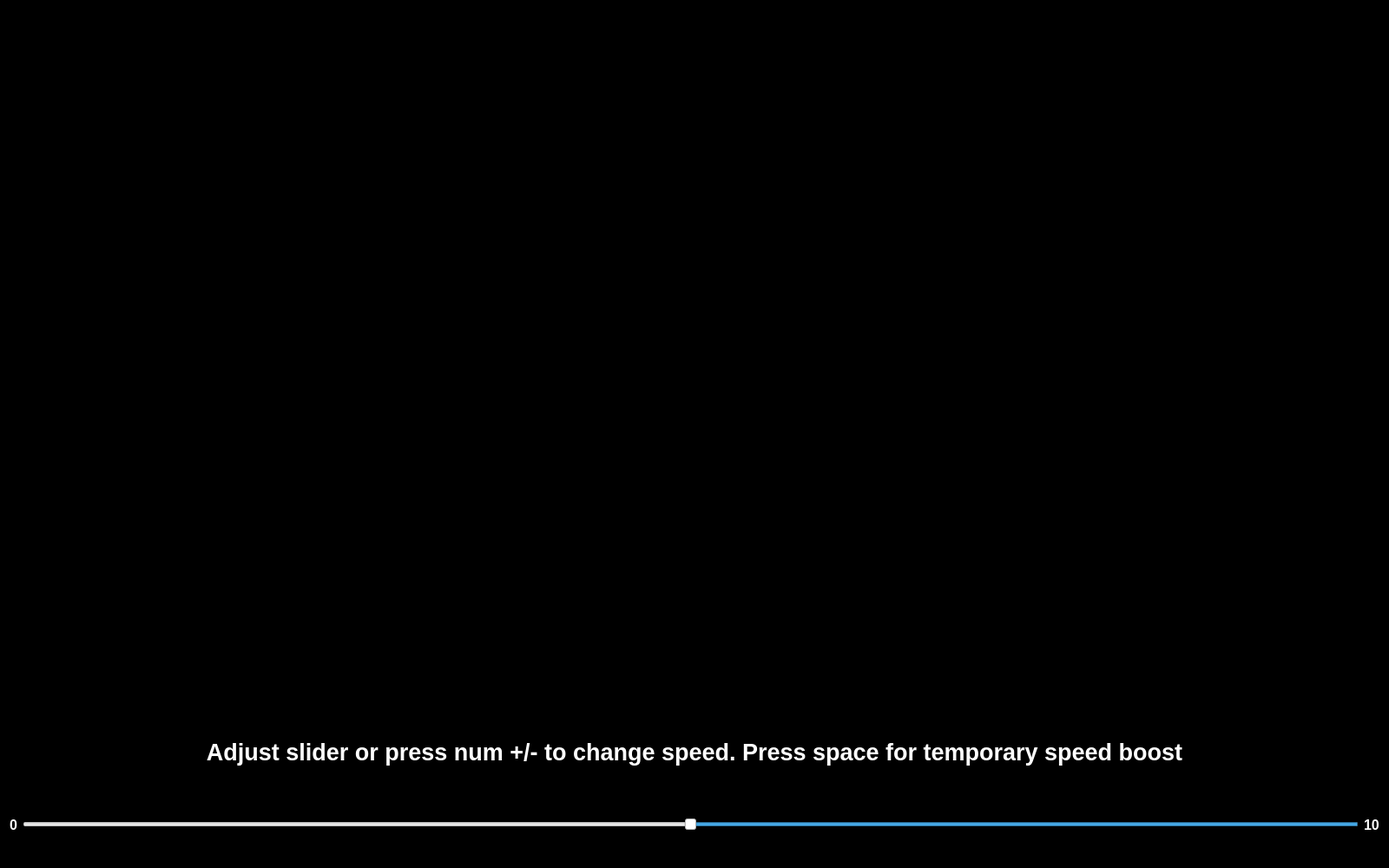
<?xml version="1.0" encoding="UTF-8"?>
<ui version="4.0">
 <class>GameWindow</class>
 <widget class="QMainWindow" name="GameWindow">
  <property name="geometry">
   <rect>
    <x>0</x>
    <y>0</y>
    <width>1600</width>
    <height>1000</height>
   </rect>
  </property>
  <property name="sizePolicy">
   <sizepolicy hsizetype="Preferred" vsizetype="Preferred">
    <horstretch>0</horstretch>
    <verstretch>0</verstretch>
   </sizepolicy>
  </property>
  <property name="minimumSize">
   <size>
    <width>1600</width>
    <height>1000</height>
   </size>
  </property>
  <property name="palette">
   <palette>
    <active>
     <colorrole role="WindowText">
      <brush brushstyle="SolidPattern">
       <color alpha="255">
        <red>255</red>
        <green>255</green>
        <blue>255</blue>
       </color>
      </brush>
     </colorrole>
     <colorrole role="Button">
      <brush brushstyle="SolidPattern">
       <color alpha="255">
        <red>0</red>
        <green>0</green>
        <blue>0</blue>
       </color>
      </brush>
     </colorrole>
     <colorrole role="Light">
      <brush brushstyle="SolidPattern">
       <color alpha="255">
        <red>0</red>
        <green>0</green>
        <blue>0</blue>
       </color>
      </brush>
     </colorrole>
     <colorrole role="Midlight">
      <brush brushstyle="SolidPattern">
       <color alpha="255">
        <red>0</red>
        <green>0</green>
        <blue>0</blue>
       </color>
      </brush>
     </colorrole>
     <colorrole role="Dark">
      <brush brushstyle="SolidPattern">
       <color alpha="255">
        <red>0</red>
        <green>0</green>
        <blue>0</blue>
       </color>
      </brush>
     </colorrole>
     <colorrole role="Mid">
      <brush brushstyle="SolidPattern">
       <color alpha="255">
        <red>0</red>
        <green>0</green>
        <blue>0</blue>
       </color>
      </brush>
     </colorrole>
     <colorrole role="Text">
      <brush brushstyle="SolidPattern">
       <color alpha="255">
        <red>255</red>
        <green>255</green>
        <blue>255</blue>
       </color>
      </brush>
     </colorrole>
     <colorrole role="BrightText">
      <brush brushstyle="SolidPattern">
       <color alpha="255">
        <red>255</red>
        <green>255</green>
        <blue>255</blue>
       </color>
      </brush>
     </colorrole>
     <colorrole role="ButtonText">
      <brush brushstyle="SolidPattern">
       <color alpha="255">
        <red>255</red>
        <green>255</green>
        <blue>255</blue>
       </color>
      </brush>
     </colorrole>
     <colorrole role="Base">
      <brush brushstyle="SolidPattern">
       <color alpha="255">
        <red>0</red>
        <green>0</green>
        <blue>0</blue>
       </color>
      </brush>
     </colorrole>
     <colorrole role="Window">
      <brush brushstyle="SolidPattern">
       <color alpha="255">
        <red>0</red>
        <green>0</green>
        <blue>0</blue>
       </color>
      </brush>
     </colorrole>
     <colorrole role="Shadow">
      <brush brushstyle="SolidPattern">
       <color alpha="255">
        <red>0</red>
        <green>0</green>
        <blue>0</blue>
       </color>
      </brush>
     </colorrole>
     <colorrole role="AlternateBase">
      <brush brushstyle="SolidPattern">
       <color alpha="255">
        <red>0</red>
        <green>0</green>
        <blue>0</blue>
       </color>
      </brush>
     </colorrole>
     <colorrole role="ToolTipBase">
      <brush brushstyle="SolidPattern">
       <color alpha="255">
        <red>255</red>
        <green>255</green>
        <blue>220</blue>
       </color>
      </brush>
     </colorrole>
     <colorrole role="ToolTipText">
      <brush brushstyle="SolidPattern">
       <color alpha="255">
        <red>0</red>
        <green>0</green>
        <blue>0</blue>
       </color>
      </brush>
     </colorrole>
     <colorrole role="PlaceholderText">
      <brush brushstyle="SolidPattern">
       <color alpha="128">
        <red>255</red>
        <green>255</green>
        <blue>255</blue>
       </color>
      </brush>
     </colorrole>
    </active>
    <inactive>
     <colorrole role="WindowText">
      <brush brushstyle="SolidPattern">
       <color alpha="255">
        <red>255</red>
        <green>255</green>
        <blue>255</blue>
       </color>
      </brush>
     </colorrole>
     <colorrole role="Button">
      <brush brushstyle="SolidPattern">
       <color alpha="255">
        <red>0</red>
        <green>0</green>
        <blue>0</blue>
       </color>
      </brush>
     </colorrole>
     <colorrole role="Light">
      <brush brushstyle="SolidPattern">
       <color alpha="255">
        <red>0</red>
        <green>0</green>
        <blue>0</blue>
       </color>
      </brush>
     </colorrole>
     <colorrole role="Midlight">
      <brush brushstyle="SolidPattern">
       <color alpha="255">
        <red>0</red>
        <green>0</green>
        <blue>0</blue>
       </color>
      </brush>
     </colorrole>
     <colorrole role="Dark">
      <brush brushstyle="SolidPattern">
       <color alpha="255">
        <red>0</red>
        <green>0</green>
        <blue>0</blue>
       </color>
      </brush>
     </colorrole>
     <colorrole role="Mid">
      <brush brushstyle="SolidPattern">
       <color alpha="255">
        <red>0</red>
        <green>0</green>
        <blue>0</blue>
       </color>
      </brush>
     </colorrole>
     <colorrole role="Text">
      <brush brushstyle="SolidPattern">
       <color alpha="255">
        <red>255</red>
        <green>255</green>
        <blue>255</blue>
       </color>
      </brush>
     </colorrole>
     <colorrole role="BrightText">
      <brush brushstyle="SolidPattern">
       <color alpha="255">
        <red>255</red>
        <green>255</green>
        <blue>255</blue>
       </color>
      </brush>
     </colorrole>
     <colorrole role="ButtonText">
      <brush brushstyle="SolidPattern">
       <color alpha="255">
        <red>255</red>
        <green>255</green>
        <blue>255</blue>
       </color>
      </brush>
     </colorrole>
     <colorrole role="Base">
      <brush brushstyle="SolidPattern">
       <color alpha="255">
        <red>0</red>
        <green>0</green>
        <blue>0</blue>
       </color>
      </brush>
     </colorrole>
     <colorrole role="Window">
      <brush brushstyle="SolidPattern">
       <color alpha="255">
        <red>0</red>
        <green>0</green>
        <blue>0</blue>
       </color>
      </brush>
     </colorrole>
     <colorrole role="Shadow">
      <brush brushstyle="SolidPattern">
       <color alpha="255">
        <red>0</red>
        <green>0</green>
        <blue>0</blue>
       </color>
      </brush>
     </colorrole>
     <colorrole role="AlternateBase">
      <brush brushstyle="SolidPattern">
       <color alpha="255">
        <red>0</red>
        <green>0</green>
        <blue>0</blue>
       </color>
      </brush>
     </colorrole>
     <colorrole role="ToolTipBase">
      <brush brushstyle="SolidPattern">
       <color alpha="255">
        <red>255</red>
        <green>255</green>
        <blue>220</blue>
       </color>
      </brush>
     </colorrole>
     <colorrole role="ToolTipText">
      <brush brushstyle="SolidPattern">
       <color alpha="255">
        <red>0</red>
        <green>0</green>
        <blue>0</blue>
       </color>
      </brush>
     </colorrole>
     <colorrole role="PlaceholderText">
      <brush brushstyle="SolidPattern">
       <color alpha="128">
        <red>255</red>
        <green>255</green>
        <blue>255</blue>
       </color>
      </brush>
     </colorrole>
    </inactive>
    <disabled>
     <colorrole role="WindowText">
      <brush brushstyle="SolidPattern">
       <color alpha="255">
        <red>0</red>
        <green>0</green>
        <blue>0</blue>
       </color>
      </brush>
     </colorrole>
     <colorrole role="Button">
      <brush brushstyle="SolidPattern">
       <color alpha="255">
        <red>0</red>
        <green>0</green>
        <blue>0</blue>
       </color>
      </brush>
     </colorrole>
     <colorrole role="Light">
      <brush brushstyle="SolidPattern">
       <color alpha="255">
        <red>0</red>
        <green>0</green>
        <blue>0</blue>
       </color>
      </brush>
     </colorrole>
     <colorrole role="Midlight">
      <brush brushstyle="SolidPattern">
       <color alpha="255">
        <red>0</red>
        <green>0</green>
        <blue>0</blue>
       </color>
      </brush>
     </colorrole>
     <colorrole role="Dark">
      <brush brushstyle="SolidPattern">
       <color alpha="255">
        <red>0</red>
        <green>0</green>
        <blue>0</blue>
       </color>
      </brush>
     </colorrole>
     <colorrole role="Mid">
      <brush brushstyle="SolidPattern">
       <color alpha="255">
        <red>0</red>
        <green>0</green>
        <blue>0</blue>
       </color>
      </brush>
     </colorrole>
     <colorrole role="Text">
      <brush brushstyle="SolidPattern">
       <color alpha="255">
        <red>0</red>
        <green>0</green>
        <blue>0</blue>
       </color>
      </brush>
     </colorrole>
     <colorrole role="BrightText">
      <brush brushstyle="SolidPattern">
       <color alpha="255">
        <red>255</red>
        <green>255</green>
        <blue>255</blue>
       </color>
      </brush>
     </colorrole>
     <colorrole role="ButtonText">
      <brush brushstyle="SolidPattern">
       <color alpha="255">
        <red>0</red>
        <green>0</green>
        <blue>0</blue>
       </color>
      </brush>
     </colorrole>
     <colorrole role="Base">
      <brush brushstyle="SolidPattern">
       <color alpha="255">
        <red>0</red>
        <green>0</green>
        <blue>0</blue>
       </color>
      </brush>
     </colorrole>
     <colorrole role="Window">
      <brush brushstyle="SolidPattern">
       <color alpha="255">
        <red>0</red>
        <green>0</green>
        <blue>0</blue>
       </color>
      </brush>
     </colorrole>
     <colorrole role="Shadow">
      <brush brushstyle="SolidPattern">
       <color alpha="255">
        <red>0</red>
        <green>0</green>
        <blue>0</blue>
       </color>
      </brush>
     </colorrole>
     <colorrole role="AlternateBase">
      <brush brushstyle="SolidPattern">
       <color alpha="255">
        <red>0</red>
        <green>0</green>
        <blue>0</blue>
       </color>
      </brush>
     </colorrole>
     <colorrole role="ToolTipBase">
      <brush brushstyle="SolidPattern">
       <color alpha="255">
        <red>255</red>
        <green>255</green>
        <blue>220</blue>
       </color>
      </brush>
     </colorrole>
     <colorrole role="ToolTipText">
      <brush brushstyle="SolidPattern">
       <color alpha="255">
        <red>0</red>
        <green>0</green>
        <blue>0</blue>
       </color>
      </brush>
     </colorrole>
     <colorrole role="PlaceholderText">
      <brush brushstyle="SolidPattern">
       <color alpha="128">
        <red>255</red>
        <green>255</green>
        <blue>255</blue>
       </color>
      </brush>
     </colorrole>
    </disabled>
   </palette>
  </property>
  <property name="windowTitle">
   <string>MainWindow</string>
  </property>
  <widget class="QWidget" name="centralWidget">
   <property name="sizePolicy">
    <sizepolicy hsizetype="Preferred" vsizetype="Preferred">
     <horstretch>0</horstretch>
     <verstretch>0</verstretch>
    </sizepolicy>
   </property>
   <layout class="QVBoxLayout" name="verticalLayout_3">
    <item>
     <layout class="QVBoxLayout" name="verticalLayout_2">
      <item>
       <widget class="QGraphicsView" name="m_GraphicsView">
        <property name="enabled">
         <bool>true</bool>
        </property>
        <property name="sizePolicy">
         <sizepolicy hsizetype="Preferred" vsizetype="Preferred">
          <horstretch>0</horstretch>
          <verstretch>0</verstretch>
         </sizepolicy>
        </property>
        <property name="minimumSize">
         <size>
          <width>1560</width>
          <height>810</height>
         </size>
        </property>
        <property name="frameShape">
         <enum>QFrame::NoFrame</enum>
        </property>
        <property name="frameShadow">
         <enum>QFrame::Plain</enum>
        </property>
       </widget>
      </item>
      <item>
       <layout class="QVBoxLayout" name="verticalLayout">
        <item>
         <widget class="QLabel" name="m_SpeedSliderLabel">
          <property name="font">
           <font>
            <family>Arial</family>
            <pointsize>20</pointsize>
            <weight>75</weight>
            <bold>true</bold>
           </font>
          </property>
          <property name="text">
           <string>Adjust slider or press num +/- to change speed. Press space for temporary speed boost</string>
          </property>
          <property name="alignment">
           <set>Qt::AlignCenter</set>
          </property>
         </widget>
        </item>
        <item>
         <layout class="QHBoxLayout" name="horizontalLayout">
          <property name="spacing">
           <number>6</number>
          </property>
          <property name="sizeConstraint">
           <enum>QLayout::SetDefaultConstraint</enum>
          </property>
          <item>
           <widget class="QLabel" name="m_MinSpeedLabel">
            <property name="sizePolicy">
             <sizepolicy hsizetype="Maximum" vsizetype="Preferred">
              <horstretch>0</horstretch>
              <verstretch>0</verstretch>
             </sizepolicy>
            </property>
            <property name="font">
             <font>
              <pointsize>12</pointsize>
              <weight>75</weight>
              <bold>true</bold>
             </font>
            </property>
            <property name="text">
             <string>0</string>
            </property>
           </widget>
          </item>
          <item>
           <widget class="QSlider" name="m_SpeedHorizontalSlider">
            <property name="enabled">
             <bool>true</bool>
            </property>
            <property name="sizePolicy">
             <sizepolicy hsizetype="Minimum" vsizetype="Fixed">
              <horstretch>0</horstretch>
              <verstretch>0</verstretch>
             </sizepolicy>
            </property>
            <property name="sizeIncrement">
             <size>
              <width>0</width>
              <height>0</height>
             </size>
            </property>
            <property name="palette">
             <palette>
              <active>
               <colorrole role="WindowText">
                <brush brushstyle="SolidPattern">
                 <color alpha="255">
                  <red>0</red>
                  <green>0</green>
                  <blue>0</blue>
                 </color>
                </brush>
               </colorrole>
               <colorrole role="Button">
                <brush brushstyle="SolidPattern">
                 <color alpha="255">
                  <red>255</red>
                  <green>255</green>
                  <blue>255</blue>
                 </color>
                </brush>
               </colorrole>
               <colorrole role="Light">
                <brush brushstyle="SolidPattern">
                 <color alpha="255">
                  <red>255</red>
                  <green>255</green>
                  <blue>255</blue>
                 </color>
                </brush>
               </colorrole>
               <colorrole role="Midlight">
                <brush brushstyle="SolidPattern">
                 <color alpha="255">
                  <red>255</red>
                  <green>255</green>
                  <blue>255</blue>
                 </color>
                </brush>
               </colorrole>
               <colorrole role="Dark">
                <brush brushstyle="SolidPattern">
                 <color alpha="255">
                  <red>127</red>
                  <green>127</green>
                  <blue>127</blue>
                 </color>
                </brush>
               </colorrole>
               <colorrole role="Mid">
                <brush brushstyle="SolidPattern">
                 <color alpha="255">
                  <red>170</red>
                  <green>170</green>
                  <blue>170</blue>
                 </color>
                </brush>
               </colorrole>
               <colorrole role="Text">
                <brush brushstyle="SolidPattern">
                 <color alpha="255">
                  <red>0</red>
                  <green>0</green>
                  <blue>0</blue>
                 </color>
                </brush>
               </colorrole>
               <colorrole role="BrightText">
                <brush brushstyle="SolidPattern">
                 <color alpha="255">
                  <red>255</red>
                  <green>255</green>
                  <blue>255</blue>
                 </color>
                </brush>
               </colorrole>
               <colorrole role="ButtonText">
                <brush brushstyle="SolidPattern">
                 <color alpha="255">
                  <red>0</red>
                  <green>0</green>
                  <blue>0</blue>
                 </color>
                </brush>
               </colorrole>
               <colorrole role="Base">
                <brush brushstyle="SolidPattern">
                 <color alpha="255">
                  <red>255</red>
                  <green>255</green>
                  <blue>255</blue>
                 </color>
                </brush>
               </colorrole>
               <colorrole role="Window">
                <brush brushstyle="SolidPattern">
                 <color alpha="255">
                  <red>255</red>
                  <green>255</green>
                  <blue>255</blue>
                 </color>
                </brush>
               </colorrole>
               <colorrole role="Shadow">
                <brush brushstyle="SolidPattern">
                 <color alpha="255">
                  <red>0</red>
                  <green>0</green>
                  <blue>0</blue>
                 </color>
                </brush>
               </colorrole>
               <colorrole role="AlternateBase">
                <brush brushstyle="SolidPattern">
                 <color alpha="255">
                  <red>255</red>
                  <green>255</green>
                  <blue>255</blue>
                 </color>
                </brush>
               </colorrole>
               <colorrole role="ToolTipBase">
                <brush brushstyle="SolidPattern">
                 <color alpha="255">
                  <red>255</red>
                  <green>255</green>
                  <blue>220</blue>
                 </color>
                </brush>
               </colorrole>
               <colorrole role="ToolTipText">
                <brush brushstyle="SolidPattern">
                 <color alpha="255">
                  <red>0</red>
                  <green>0</green>
                  <blue>0</blue>
                 </color>
                </brush>
               </colorrole>
               <colorrole role="PlaceholderText">
                <brush brushstyle="SolidPattern">
                 <color alpha="128">
                  <red>0</red>
                  <green>0</green>
                  <blue>0</blue>
                 </color>
                </brush>
               </colorrole>
              </active>
              <inactive>
               <colorrole role="WindowText">
                <brush brushstyle="SolidPattern">
                 <color alpha="255">
                  <red>0</red>
                  <green>0</green>
                  <blue>0</blue>
                 </color>
                </brush>
               </colorrole>
               <colorrole role="Button">
                <brush brushstyle="SolidPattern">
                 <color alpha="255">
                  <red>255</red>
                  <green>255</green>
                  <blue>255</blue>
                 </color>
                </brush>
               </colorrole>
               <colorrole role="Light">
                <brush brushstyle="SolidPattern">
                 <color alpha="255">
                  <red>255</red>
                  <green>255</green>
                  <blue>255</blue>
                 </color>
                </brush>
               </colorrole>
               <colorrole role="Midlight">
                <brush brushstyle="SolidPattern">
                 <color alpha="255">
                  <red>255</red>
                  <green>255</green>
                  <blue>255</blue>
                 </color>
                </brush>
               </colorrole>
               <colorrole role="Dark">
                <brush brushstyle="SolidPattern">
                 <color alpha="255">
                  <red>127</red>
                  <green>127</green>
                  <blue>127</blue>
                 </color>
                </brush>
               </colorrole>
               <colorrole role="Mid">
                <brush brushstyle="SolidPattern">
                 <color alpha="255">
                  <red>170</red>
                  <green>170</green>
                  <blue>170</blue>
                 </color>
                </brush>
               </colorrole>
               <colorrole role="Text">
                <brush brushstyle="SolidPattern">
                 <color alpha="255">
                  <red>0</red>
                  <green>0</green>
                  <blue>0</blue>
                 </color>
                </brush>
               </colorrole>
               <colorrole role="BrightText">
                <brush brushstyle="SolidPattern">
                 <color alpha="255">
                  <red>255</red>
                  <green>255</green>
                  <blue>255</blue>
                 </color>
                </brush>
               </colorrole>
               <colorrole role="ButtonText">
                <brush brushstyle="SolidPattern">
                 <color alpha="255">
                  <red>0</red>
                  <green>0</green>
                  <blue>0</blue>
                 </color>
                </brush>
               </colorrole>
               <colorrole role="Base">
                <brush brushstyle="SolidPattern">
                 <color alpha="255">
                  <red>255</red>
                  <green>255</green>
                  <blue>255</blue>
                 </color>
                </brush>
               </colorrole>
               <colorrole role="Window">
                <brush brushstyle="SolidPattern">
                 <color alpha="255">
                  <red>255</red>
                  <green>255</green>
                  <blue>255</blue>
                 </color>
                </brush>
               </colorrole>
               <colorrole role="Shadow">
                <brush brushstyle="SolidPattern">
                 <color alpha="255">
                  <red>0</red>
                  <green>0</green>
                  <blue>0</blue>
                 </color>
                </brush>
               </colorrole>
               <colorrole role="AlternateBase">
                <brush brushstyle="SolidPattern">
                 <color alpha="255">
                  <red>255</red>
                  <green>255</green>
                  <blue>255</blue>
                 </color>
                </brush>
               </colorrole>
               <colorrole role="ToolTipBase">
                <brush brushstyle="SolidPattern">
                 <color alpha="255">
                  <red>255</red>
                  <green>255</green>
                  <blue>220</blue>
                 </color>
                </brush>
               </colorrole>
               <colorrole role="ToolTipText">
                <brush brushstyle="SolidPattern">
                 <color alpha="255">
                  <red>0</red>
                  <green>0</green>
                  <blue>0</blue>
                 </color>
                </brush>
               </colorrole>
               <colorrole role="PlaceholderText">
                <brush brushstyle="SolidPattern">
                 <color alpha="128">
                  <red>0</red>
                  <green>0</green>
                  <blue>0</blue>
                 </color>
                </brush>
               </colorrole>
              </inactive>
              <disabled>
               <colorrole role="WindowText">
                <brush brushstyle="SolidPattern">
                 <color alpha="255">
                  <red>127</red>
                  <green>127</green>
                  <blue>127</blue>
                 </color>
                </brush>
               </colorrole>
               <colorrole role="Button">
                <brush brushstyle="SolidPattern">
                 <color alpha="255">
                  <red>255</red>
                  <green>255</green>
                  <blue>255</blue>
                 </color>
                </brush>
               </colorrole>
               <colorrole role="Light">
                <brush brushstyle="SolidPattern">
                 <color alpha="255">
                  <red>255</red>
                  <green>255</green>
                  <blue>255</blue>
                 </color>
                </brush>
               </colorrole>
               <colorrole role="Midlight">
                <brush brushstyle="SolidPattern">
                 <color alpha="255">
                  <red>255</red>
                  <green>255</green>
                  <blue>255</blue>
                 </color>
                </brush>
               </colorrole>
               <colorrole role="Dark">
                <brush brushstyle="SolidPattern">
                 <color alpha="255">
                  <red>127</red>
                  <green>127</green>
                  <blue>127</blue>
                 </color>
                </brush>
               </colorrole>
               <colorrole role="Mid">
                <brush brushstyle="SolidPattern">
                 <color alpha="255">
                  <red>170</red>
                  <green>170</green>
                  <blue>170</blue>
                 </color>
                </brush>
               </colorrole>
               <colorrole role="Text">
                <brush brushstyle="SolidPattern">
                 <color alpha="255">
                  <red>127</red>
                  <green>127</green>
                  <blue>127</blue>
                 </color>
                </brush>
               </colorrole>
               <colorrole role="BrightText">
                <brush brushstyle="SolidPattern">
                 <color alpha="255">
                  <red>255</red>
                  <green>255</green>
                  <blue>255</blue>
                 </color>
                </brush>
               </colorrole>
               <colorrole role="ButtonText">
                <brush brushstyle="SolidPattern">
                 <color alpha="255">
                  <red>127</red>
                  <green>127</green>
                  <blue>127</blue>
                 </color>
                </brush>
               </colorrole>
               <colorrole role="Base">
                <brush brushstyle="SolidPattern">
                 <color alpha="255">
                  <red>255</red>
                  <green>255</green>
                  <blue>255</blue>
                 </color>
                </brush>
               </colorrole>
               <colorrole role="Window">
                <brush brushstyle="SolidPattern">
                 <color alpha="255">
                  <red>255</red>
                  <green>255</green>
                  <blue>255</blue>
                 </color>
                </brush>
               </colorrole>
               <colorrole role="Shadow">
                <brush brushstyle="SolidPattern">
                 <color alpha="255">
                  <red>0</red>
                  <green>0</green>
                  <blue>0</blue>
                 </color>
                </brush>
               </colorrole>
               <colorrole role="AlternateBase">
                <brush brushstyle="SolidPattern">
                 <color alpha="255">
                  <red>255</red>
                  <green>255</green>
                  <blue>255</blue>
                 </color>
                </brush>
               </colorrole>
               <colorrole role="ToolTipBase">
                <brush brushstyle="SolidPattern">
                 <color alpha="255">
                  <red>255</red>
                  <green>255</green>
                  <blue>220</blue>
                 </color>
                </brush>
               </colorrole>
               <colorrole role="ToolTipText">
                <brush brushstyle="SolidPattern">
                 <color alpha="255">
                  <red>0</red>
                  <green>0</green>
                  <blue>0</blue>
                 </color>
                </brush>
               </colorrole>
               <colorrole role="PlaceholderText">
                <brush brushstyle="SolidPattern">
                 <color alpha="128">
                  <red>0</red>
                  <green>0</green>
                  <blue>0</blue>
                 </color>
                </brush>
               </colorrole>
              </disabled>
             </palette>
            </property>
            <property name="autoFillBackground">
             <bool>false</bool>
            </property>
            <property name="maximum">
             <number>10</number>
            </property>
            <property name="pageStep">
             <number>1</number>
            </property>
            <property name="value">
             <number>5</number>
            </property>
            <property name="orientation">
             <enum>Qt::Horizontal</enum>
            </property>
            <property name="invertedAppearance">
             <bool>true</bool>
            </property>
            <property name="invertedControls">
             <bool>false</bool>
            </property>
           </widget>
          </item>
          <item>
           <widget class="QLabel" name="m_MaxSpeedLabel">
            <property name="sizePolicy">
             <sizepolicy hsizetype="Maximum" vsizetype="Preferred">
              <horstretch>0</horstretch>
              <verstretch>0</verstretch>
             </sizepolicy>
            </property>
            <property name="font">
             <font>
              <pointsize>12</pointsize>
              <weight>75</weight>
              <bold>true</bold>
             </font>
            </property>
            <property name="text">
             <string>10</string>
            </property>
           </widget>
          </item>
         </layout>
        </item>
       </layout>
      </item>
     </layout>
    </item>
   </layout>
  </widget>
 </widget>
 <layoutdefault spacing="6" margin="11"/>
 <resources/>
 <connections/>
</ui>
